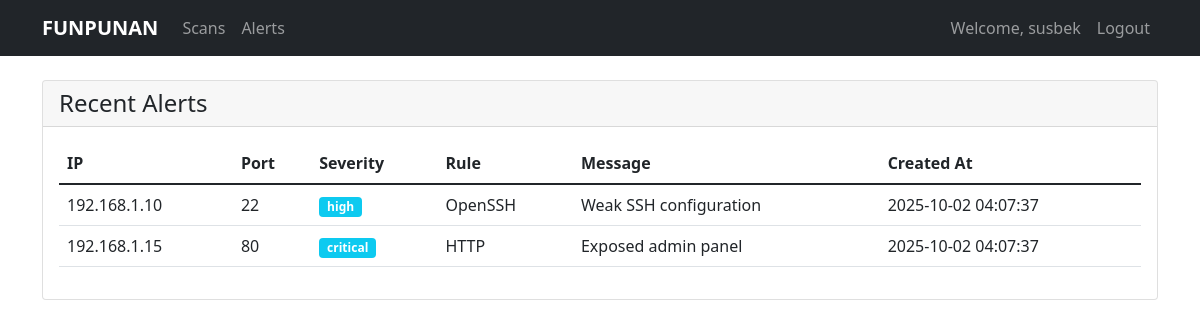
/alerts (signed in), run on the app's committed database.
### tables this page shows
CREATE TABLE "alerts" (
        id INTEGER PRIMARY KEY AUTOINCREMENT,
        host_id INTEGER NOT NULL,
        scan_id INTEGER,
        severity TEXT,
        rule TEXT,
        message TEXT,
        created_at TEXT,
        FOREIGN KEY(host_id) REFERENCES "hosts"(id) ON DELETE CASCADE,
        FOREIGN KEY(scan_id) REFERENCES scans(id) ON DELETE SET NULL
    );

CREATE TABLE "hosts" (
        id INTEGER PRIMARY KEY AUTOINCREMENT,
        ip TEXT NOT NULL,
        port INTEGER,
        service_id INTEGER,
        risk TEXT,
        last_seen TEXT,
        discovered_by_scan INTEGER,
        FOREIGN KEY(service_id) REFERENCES services(id) ON DELETE SET NULL,
        FOREIGN KEY(discovered_by_scan) REFERENCES scans(id) ON DELETE SET NULL
    );

### web_server.py (the view)
@app.route('/alerts')
@login_required
def alerts():
    from console_ui import get_alerts
    alerts = get_alerts(20)  # Get last 20 alerts
    return render_template('alerts.html', alerts=alerts)

### console_ui.py (called while the page is built)
def get_alerts(limit=10):
    if not os.path.exists(DB_PATH):
        return []
    con = sqlite3.connect(DB_PATH)
    cur = con.execute("""SELECT hosts.ip, hosts.port, alerts.severity, alerts.rule, alerts.message, alerts.created_at
                         FROM alerts JOIN hosts ON alerts.host_id=hosts.id
                         ORDER BY alerts.created_at DESC LIMIT ?""", (limit,))
    rows = cur.fetchall()
    con.close()
    return rows

### web_server.py (called while the page is built)
def login_required(f):
    @wraps(f)
    def decorated_function(*args, **kwargs):
        if 'user_id' not in session:
            flash('Please log in first.')
            return redirect(url_for('login'))
        return f(*args, **kwargs)
    return decorated_function

### templates/alerts.html (shortened to what this page needs)
{% extends "base.html" %}
{% block content %}
<div class="card">
    <div class="card-header">
        <h4 class="mb-0">Recent Alerts</h4>
    </div>
    <div class="card-body">
        <div class="table-responsive">
            <table class="table">
                <thead>
                    <tr>
                        <th>IP</th>
                        <th>Port</th>
                        <th>Severity</th>
                        <th>Rule</th>
                        <th>Message</th>
                        <th>Created At</th>
                    </tr>
                </thead>
                <tbody>
                    {% for ip, port, severity, rule, message, created_at in alerts %}
                    <tr>
                        <td>{{ ip }}</td>
                        <td>{{ port }}</td>
                        <td>
                            {% if severity in ['High', 'Critical'] %}
                            <span class="badge bg-danger">{{ severity }}</span>
                            {% elif severity == 'Medium' %}
                            <span class="badge bg-warning text-dark">{{ severity }}</span>
                            {% else %}
                            <span class="badge bg-info">{{ severity }}</span>
                            {% endif %}
                        </td>
                        <td>{{ rule }}</td>
                        <td>{{ message }}</td>
                        <td>{{ created_at }}</td>
                    </tr>
                    {% endfor %}
                </tbody>
            </table>
        </div>
    </div>
</div>
{% endblock %}

### templates/base.html (shortened to what this page needs)
<!DOCTYPE html>
<html lang="en">
<head>
    <link href="https://cdn.jsdelivr.net/npm/bootstrap@5.1.3/dist/css/bootstrap.min.css" rel="stylesheet">
</head>
<body>
    <nav class="navbar navbar-expand-lg navbar-dark bg-dark">
        <div class="container">
            <a class="navbar-brand" href="{{ url_for('index') }}">FUNPUNAN</a>
            <div class="collapse navbar-collapse" id="navbarNav">
                <ul class="navbar-nav">
                    {% if session.get('user_id') %}
                    <li class="nav-item">
                        <a class="nav-link" href="{{ url_for('scan') }}">Scans</a>
                    </li>
                    <li class="nav-item">
                        <a class="nav-link" href="{{ url_for('alerts') }}">Alerts</a>
                    </li>
                    {% endif %}
                </ul>
                <ul class="navbar-nav ms-auto">
                    {% if session.get('user_id') %}
                    <li class="nav-item">
                        <span class="nav-link">Welcome, {{ session.get('username') }}</span>
                    </li>
                    <li class="nav-item">
                        <a class="nav-link" href="{{ url_for('logout') }}">Logout</a>
                    </li>
                    {% endif %}
                </ul>
            </div>
        </div>
    </nav>
    <div class="container mt-4">
        {% block content %}{% endblock %}
    </div>
</body>
</html>

### templates/base.html (style rules this page uses)
.navbar-brand { font-weight: bold; }

### data on the page
alerts: ip "192.168.1.10", port "22", severity "high", rule "OpenSSH", message "Weak SSH configuration", created_at "2025-10-02 04:07:37"
alerts: ip "192.168.1.15", port "80", severity "critical", rule "HTTP", message "Exposed admin panel", created_at "2025-10-02 04:07:37"

### other printed values
{{ session.get('username') }} "susbek"
